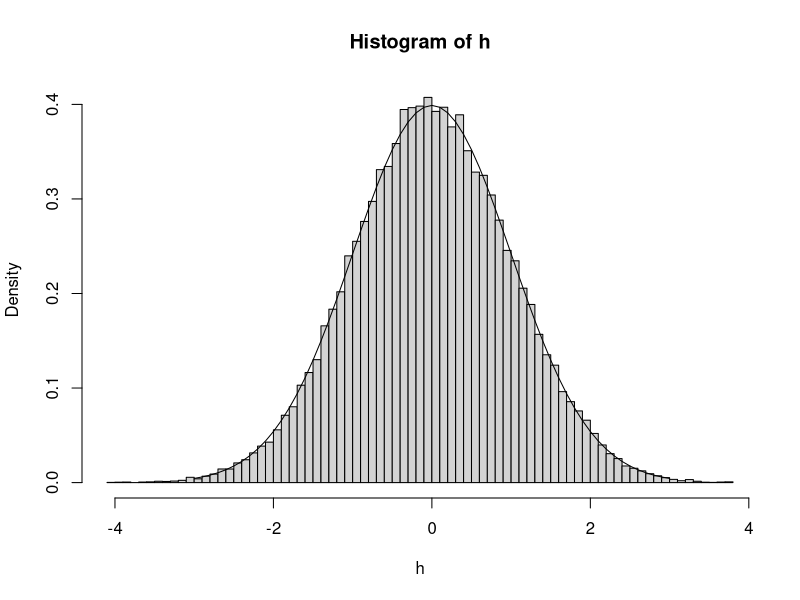
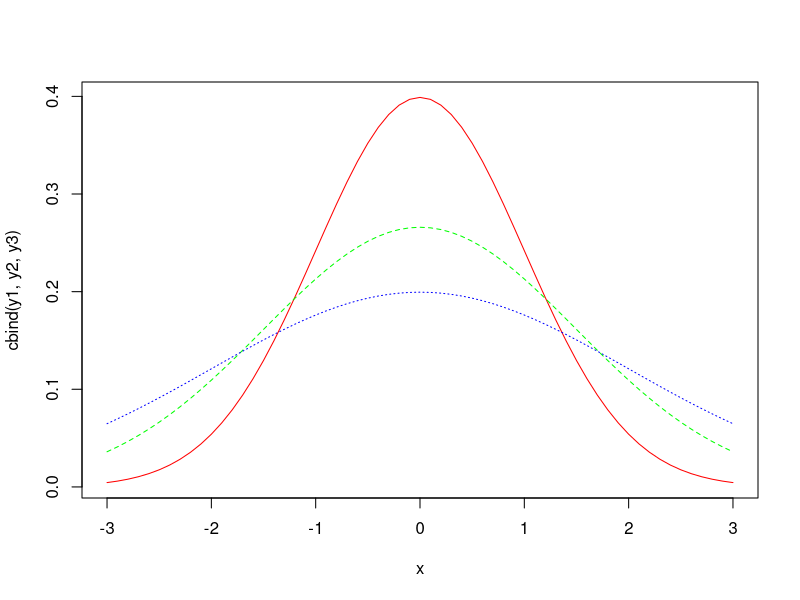

Recreate these plots in R, in order.
# Creates a histogram of a standard normal distribution

x = seq(-3, 3, 0.1)               # Defines the interval
h = rnorm(50000, 0, 1)            # Histogram data
y1 = dnorm(x, 0, 1)               # Continuous curve
hist(h, breaks=100, freq=FALSE)   # Creates the plots
lines(x, y1)

# Next we create a plot with 3 normal distributions

y2 = dnorm(x, 0, 1.5)
y3 = dnorm(x, 0, 2)
matplot(x, cbind(y1,y2,y3),type="l",col=c("red", "green", "blue"))
